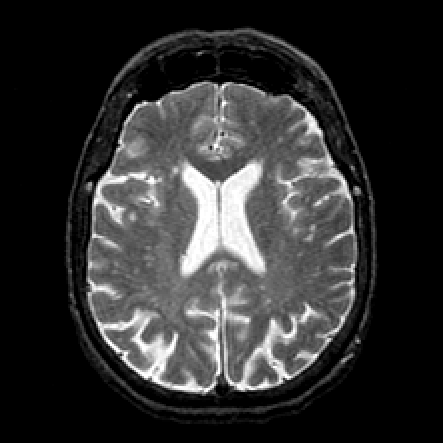
#> input picture TP6 -Modeles_deformables_Julia_Togashi/brain.bmp, 443 x 443 px
$ python tp_modeles-deformables.py
#> lines starting #> are read from the running program, lines starting #| are printed output that depends on the picture
#!/usr/bin/env python3
# -*- coding: utf-8 -*-
"""
"""


#%% SECTION 1 inclusion de packages externes


import numpy as np
import matplotlib.pyplot as plt
from scipy import ndimage as ndi
# necessite scikit-image
from skimage import io as skio
from skimage.filters import gaussian
from skimage.segmentation import active_contour
from skimage import img_as_float
from skimage.segmentation import chan_vese
from skimage.segmentation import checkerboard_level_set
from skimage.segmentation import circle_level_set

#%% SECTION 2 - Lecture de l'image

#im=skio.imread('coeurIRM.bmp')

#im=skio.imread('retineOA.bmp')

im=skio.imread('brain.bmp')
#> im is the input picture: shape (443, 443, 3); min 0, max 255, mean 48.6
im=im[:,:,1]
#> im: shape (443, 443)

#im=skio.imread('brain2.bmp')

plt.imshow(im, cmap="gray")

#%% SECTION 3a - Segmentation by contours actifs

s = np.linspace(0, 2*np.pi, 100)
r = 220 + 80*np.sin(s)
c = 220 + 80*np.cos(s)
init = np.array([r, c]).T

snake = active_contour(gaussian(im, 0.1),
                       init, alpha=0.05, beta=0.7, w_edge=1.6, gamma=0.005)
#> snake = 100 pairs, first value 148.7 to 266.8, second value 154 to 289.5


fig, ax = plt.subplots(figsize=(7, 7))
ax.imshow(im, cmap=plt.cm.gray)
ax.plot(init[:, 1], init[:, 0], '--r', lw=3)
ax.plot(snake[:, 1], snake[:, 0], '-b', lw=3)
ax.set_xticks([]), ax.set_yticks([])
ax.axis([0, im.shape[1], im.shape[0], 0])

plt.show()
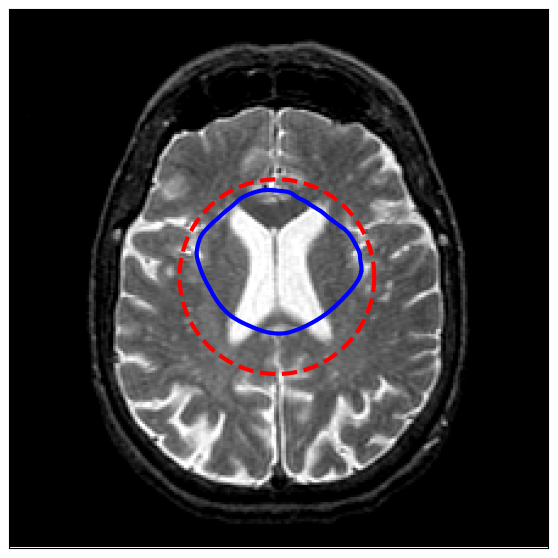
#> figure drawn by matplotlib, 1 panel

#%% SECTION 3b - Contours ouverts

# Interessant sur l'image retineOA.bmp

r = np.linspace(20, 80, 100)
c = np.linspace(20, 100, 100)
init = np.array([r, c]).T

#> (the run stopped early here; a loop or call above may not have finished)
